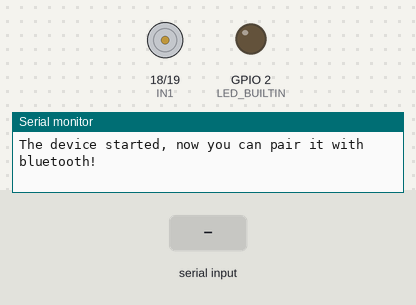
A program run on a simulated ESP32. On the bench: motor-driver pin pairs drawn as motors (green arrow = first pin HIGH = forward, orange = second pin HIGH = backward, longer = more drive, scaled by the enable pin), output pins drawn as LEDs (lit = HIGH), the last lines printed to the serial monitor. The inputs (shaded band) are chosen by the test bench. Nothing arrives over Bluetooth unless stated.

Above: at 1.2 s.
1.3 s: "90,45\n" received over the second serial link
2.8 s: "F90\n" received over the second serial link
4.3 s: "F,45\n" received over the second serial link
At 5.5 s:
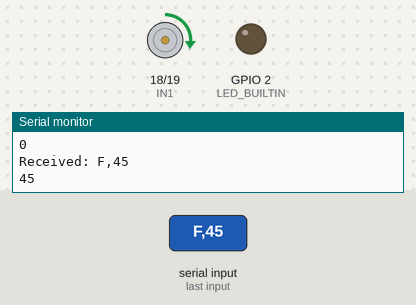
5.8 s: "B90\n" received over the second serial link
At 6.8 s:
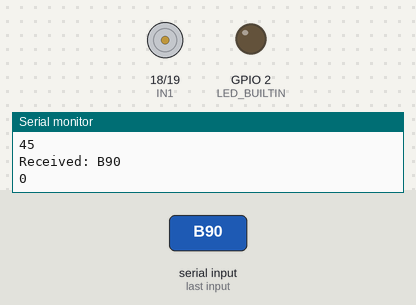
7.3 s: "B,45\n" received over the second serial link
At 7.9 s:
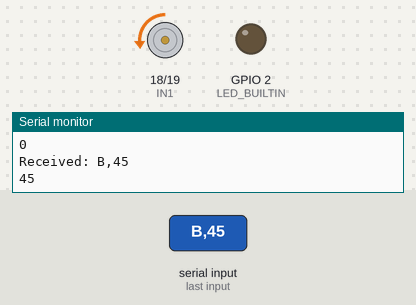
8.8 s: "30,150\n" received over the second serial link
At 9.1 s:
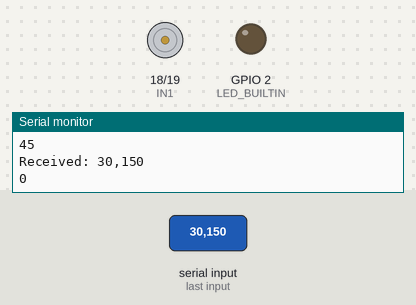
Timing chart, 0 to 11.3 s (numbered marks = the images above; inputs shaded):
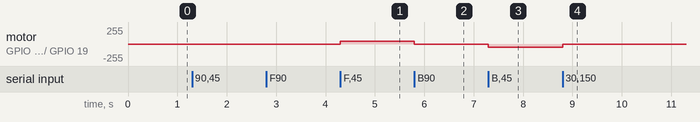

The program:

main.cpp
```cpp
#include <Arduino.h>
#include <BluetoothSerial.h>

#if !defined(CONFIG_BT_ENABLED) || !defined(CONFIG_BLUEDROID_ENABLED)
#error Bluetooth is not enabled! Please run `make menuconfig` to and enable it
#endif

#define IN1 18
#define IN2 19
#define ENA 23
#define PWM_CHANNEL 0

const int pwmFreq = 30000;
const int pwmResolution = 8;

int pwmDutyCicle = 170;

BluetoothSerial SerialBT;

void setupPWM();
void setupPins();
void handleBluetoothInput(String input);

void setup()
{
    Serial.begin(115200);
    SerialBT.begin("ESP32_BT");
    Serial.println("The device started, now you can pair it with bluetooth!");

    setupPins();
    setupPWM();
}

void loop() {
    if (SerialBT.available()) {
        String command = SerialBT.readStringUntil('\n');
        handleBluetoothInput(command);
    }
}

void setupPWM() {
    ledcSetup((uint8_t)PWM_CHANNEL, pwmFreq, pwmResolution);
    ledcAttachPin(ENA, (uint8_t)PWM_CHANNEL);
    ledcWrite((uint8_t)PWM_CHANNEL, pwmDutyCicle);
}

void setupPins()
{
    pinMode(LED_BUILTIN, OUTPUT);
    pinMode(IN1, OUTPUT);
    pinMode(IN2, OUTPUT);
    pinMode(ENA, OUTPUT);
}

void handleBluetoothInput(String input) {
    Serial.print("Received: ");
    Serial.println(input);

    char direction = input.charAt(0);
    int speed = input.substring(2).toInt();

    if (speed < 0) {
        speed = 0;
    }
    else if (speed > 255) {
        speed = 255;
    }
    else {
        ledcWrite((uint8_t)PWM_CHANNEL, speed);
        Serial.println(speed);
    }

    if (direction == 'F') {
        digitalWrite(IN1, HIGH);
        digitalWrite(IN2, LOW);
    }
    else if (direction == 'B') {
        digitalWrite(IN1, LOW);
        digitalWrite(IN2, HIGH);
    }
}
```

MotorDriver.cpp
```cpp
#include "MotorDriver.hpp"

MotorDriver::MotorDriver(uint8_t in1, uint8_t in2, uint8_t ena, uint8_t pwmChannel)
    : m_in1(in1), m_in2(in2), m_ena(ena), m_pwmChannel(pwmChannel) {}

void MotorDriver::begin()
{
    pinMode(m_in1, OUTPUT);
    pinMode(m_in2, OUTPUT);
    pinMode(m_ena, OUTPUT);

    ledcSetup(m_pwmChannel, PWM_FREQ, PWM_RES);
    ledcAttachPin(m_ena, m_pwmChannel);
    ledcWrite(m_pwmChannel, PWM_DUTY_CICLE);
}

void MotorDriver::setSpeed(uint8_t speed)
{
    ledcWrite(m_pwmChannel, speed);
}

void MotorDriver::setDirection(Direction direction)
{
    switch(direction)
    {
        case Direction::FORWARD:
            digitalWrite(m_in1, HIGH);
            digitalWrite(m_in2, LOW);
            break;

        case Direction::BACKWARD:
            digitalWrite(m_in1, LOW);
            digitalWrite(m_in2, HIGH);
            break;

        default:
            break;
    }
}

void MotorDriver::stop()
{
    digitalWrite(m_in1, LOW);
    digitalWrite(m_in2, LOW);
}
```

MotorDriver.hpp
```cpp
#pragma once

#include <Arduino.h>

enum class Direction
{
    FORWARD,
    BACKWARD
};

class MotorDriver
{
public:
    MotorDriver(uint8_t in1, uint8_t in2, uint8_t ena, uint8_t pwm_channel);
    void begin();
    void setSpeed(uint8_t speed);
    void setDirection(Direction direction);
    void stop();

private:
    int8_t m_in1, m_in2, m_ena, m_pwmChannel;
    static const int PWM_FREQ = 30000;
    static const uint8_t PWM_RES = 8U;
    static const uint8_t PWM_DUTY_CICLE = 170U;
};
```

Measured:
- after the input at 4.3 s, motor on GPIO 18 (IN1) / GPIO 19 (IN2): stopped → forward 45/255 at once
- after the input at 5.8 s, motor on GPIO 18 (IN1) / GPIO 19 (IN2): forward 45/255 → stopped at once
- after the input at 7.3 s, motor on GPIO 18 (IN1) / GPIO 19 (IN2): stopped → backward 45/255 at once
- after the input at 8.8 s, motor on GPIO 18 (IN1) / GPIO 19 (IN2): backward 45/255 → stopped at once
